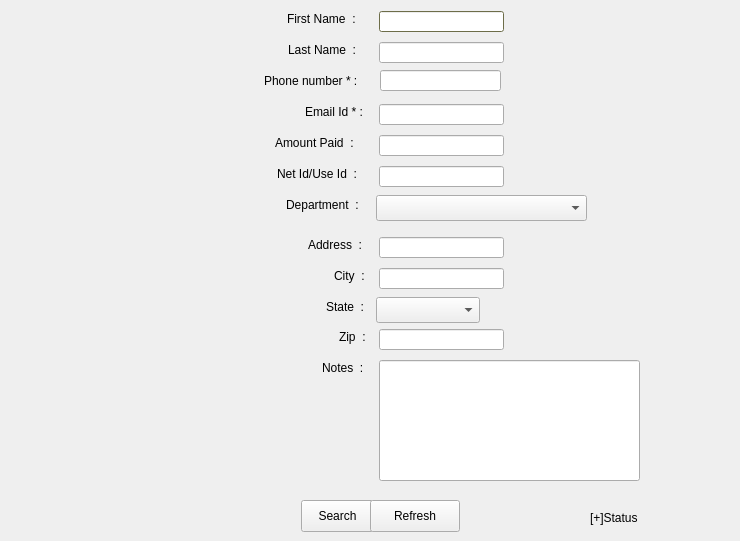
     <widget class="QWidget" name="tab_2">
      <attribute name="title">
       <string>Existing User</string>
      </attribute>
      <widget class="QLabel" name="label_lname2">
       <property name="geometry">
        <rect>
         <x>288</x>
         <y>42</y>
         <width>83</width>
         <height>16</height>
        </rect>
       </property>
       <property name="text">
        <string>Last Name  :</string>
       </property>
      </widget>
      <widget class="QLineEdit" name="lineEdit_netid2">
       <property name="geometry">
        <rect>
         <x>379</x>
         <y>166</y>
         <width>125</width>
         <height>21</height>
        </rect>
       </property>
       <property name="maxLength">
        <number>6</number>
       </property>
       <property name="readOnly">
        <bool>true</bool>
       </property>
      </widget>
      <widget class="QLabel" name="label_address2">
       <property name="geometry">
        <rect>
         <x>308</x>
         <y>237</y>
         <width>63</width>
         <height>16</height>
        </rect>
       </property>
       <property name="text">
        <string>Address  :</string>
       </property>
      </widget>
      <widget class="QLineEdit" name="lineEdit_emailid2">
       <property name="geometry">
        <rect>
         <x>379</x>
         <y>104</y>
         <width>125</width>
         <height>21</height>
        </rect>
       </property>
       <property name="maxLength">
        <number>50</number>
       </property>
      </widget>
      <widget class="QLineEdit" name="lineEdit_lname2">
       <property name="geometry">
        <rect>
         <x>379</x>
         <y>42</y>
         <width>125</width>
         <height>21</height>
        </rect>
       </property>
       <property name="maxLength">
        <number>10</number>
       </property>
       <property name="readOnly">
        <bool>true</bool>
       </property>
      </widget>
      <widget class="QLabel" name="label_phone2">
       <property name="geometry">
        <rect>
         <x>264</x>
         <y>73</y>
         <width>107</width>
         <height>16</height>
        </rect>
       </property>
       <property name="text">
        <string>Phone number * :</string>
       </property>
      </widget>
      <widget class="QComboBox" name="comboBox_department2">
       <property name="enabled">
        <bool>true</bool>
       </property>
       <property name="geometry">
        <rect>
         <x>376</x>
         <y>195</y>
         <width>211</width>
         <height>26</height>
        </rect>
       </property>
       <property name="acceptDrops">
        <bool>false</bool>
       </property>
       <property name="editable">
        <bool>false</bool>
       </property>
      </widget>
      <widget class="QLabel" name="label_Notes2">
       <property name="geometry">
        <rect>
         <x>322</x>
         <y>360</y>
         <width>49</width>
         <height>16</height>
        </rect>
       </property>
       <property name="text">
        <string>Notes  :</string>
       </property>
      </widget>
      <widget class="QLineEdit" name="lineEdit_address2">
       <property name="geometry">
        <rect>
         <x>379</x>
         <y>237</y>
         <width>125</width>
         <height>21</height>
        </rect>
       </property>
       <property name="maxLength">
        <number>30</number>
       </property>
       <property name="readOnly">
        <bool>true</bool>
       </property>
      </widget>
      <widget class="QLineEdit" name="lineEdit_notes2">
       <property name="geometry">
        <rect>
         <x>379</x>
         <y>360</y>
         <width>261</width>
         <height>121</height>
        </rect>
       </property>
       <property name="sizePolicy">
        <sizepolicy hsizetype="Minimum" vsizetype="Expanding">
         <horstretch>30</horstretch>
         <verstretch>40</verstretch>
        </sizepolicy>
       </property>
       <property name="maxLength">
        <number>200</number>
       </property>
       <property name="readOnly">
        <bool>true</bool>
       </property>
      </widget>
      <widget class="QLineEdit" name="lineEdit_fname2">
       <property name="geometry">
        <rect>
         <x>379</x>
         <y>11</y>
         <width>125</width>
         <height>21</height>
        </rect>
       </property>
       <property name="palette">
        <palette>
         <active>
          <colorrole role="WindowText">
           <brush brushstyle="SolidPattern">
            <color alpha="255">
             <red>0</red>
             <green>0</green>
             <blue>0</blue>
            </color>
           </brush>
          </colorrole>
          <colorrole role="Button">
           <brush brushstyle="SolidPattern">
            <color alpha="255">
             <red>153</red>
             <green>153</green>
             <blue>102</blue>
            </color>
           </brush>
          </colorrole>
          <colorrole role="Light">
           <brush brushstyle="SolidPattern">
            <color alpha="255">
             <red>230</red>
             <green>230</green>
             <blue>153</blue>
            </color>
           </brush>
          </colorrole>
          <colorrole role="Midlight">
           <brush brushstyle="SolidPattern">
            <color alpha="255">
             <red>191</red>
             <green>191</green>
             <blue>127</blue>
            </color>
           </brush>
          </colorrole>
          <colorrole role="Dark">
           <brush brushstyle="SolidPattern">
            <color alpha="255">
             <red>76</red>
             <green>76</green>
             <blue>51</blue>
            </color>
           </brush>
          </colorrole>
          <colorrole role="Mid">
           <brush brushstyle="SolidPattern">
            <color alpha="255">
             <red>102</red>
             <green>102</green>
             <blue>68</blue>
            </color>
           </brush>
          </colorrole>
          <colorrole role="Text">
           <brush brushstyle="SolidPattern">
            <color alpha="255">
             <red>0</red>
             <green>0</green>
             <blue>0</blue>
            </color>
           </brush>
          </colorrole>
          <colorrole role="BrightText">
           <brush brushstyle="SolidPattern">
            <color alpha="255">
             <red>255</red>
             <green>255</green>
             <blue>255</blue>
            </color>
           </brush>
          </colorrole>
          <colorrole role="ButtonText">
           <brush brushstyle="SolidPattern">
            <color alpha="255">
             <red>0</red>
             <green>0</green>
             <blue>0</blue>
            </color>
           </brush>
          </colorrole>
          <colorrole role="Base">
           <brush brushstyle="SolidPattern">
            <color alpha="255">
             <red>255</red>
             <green>255</green>
             <blue>255</blue>
            </color>
           </brush>
          </colorrole>
          <colorrole role="Window">
           <brush brushstyle="SolidPattern">
            <color alpha="255">
             <red>153</red>
             <green>153</green>
             <blue>102</blue>
            </color>
           </brush>
          </colorrole>
          <colorrole role="Shadow">
           <brush brushstyle="SolidPattern">
            <color alpha="255">
             <red>0</red>
             <green>0</green>
             <blue>0</blue>
            </color>
           </brush>
          </colorrole>
          <colorrole role="AlternateBase">
           <brush brushstyle="SolidPattern">
            <color alpha="255">
             <red>204</red>
             <green>204</green>
             <blue>178</blue>
            </color>
           </brush>
          </colorrole>
          <colorrole role="ToolTipBase">
           <brush brushstyle="SolidPattern">
            <color alpha="255">
             <red>255</red>
             <green>255</green>
             <blue>220</blue>
            </color>
           </brush>
          </colorrole>
          <colorrole role="ToolTipText">
           <brush brushstyle="SolidPattern">
            <color alpha="255">
             <red>0</red>
             <green>0</green>
             <blue>0</blue>
            </color>
           </brush>
          </colorrole>
         </active>
         <inactive>
          <colorrole role="WindowText">
           <brush brushstyle="SolidPattern">
            <color alpha="255">
             <red>0</red>
             <green>0</green>
             <blue>0</blue>
            </color>
           </brush>
          </colorrole>
          <colorrole role="Button">
           <brush brushstyle="SolidPattern">
            <color alpha="255">
             <red>153</red>
             <green>153</green>
             <blue>102</blue>
            </color>
           </brush>
          </colorrole>
          <colorrole role="Light">
           <brush brushstyle="SolidPattern">
            <color alpha="255">
             <red>230</red>
             <green>230</green>
             <blue>153</blue>
            </color>
           </brush>
          </colorrole>
          <colorrole role="Midlight">
           <brush brushstyle="SolidPattern">
            <color alpha="255">
             <red>191</red>
             <green>191</green>
             <blue>127</blue>
            </color>
           </brush>
          </colorrole>
          <colorrole role="Dark">
           <brush brushstyle="SolidPattern">
            <color alpha="255">
             <red>76</red>
             <green>76</green>
             <blue>51</blue>
            </color>
           </brush>
          </colorrole>
          <colorrole role="Mid">
           <brush brushstyle="SolidPattern">
            <color alpha="255">
             <red>102</red>
             <green>102</green>
             <blue>68</blue>
            </color>
           </brush>
          </colorrole>
          <colorrole role="Text">
           <brush brushstyle="SolidPattern">
            <color alpha="255">
             <red>0</red>
             <green>0</green>
             <blue>0</blue>
            </color>
           </brush>
          </colorrole>
          <colorrole role="BrightText">
           <brush brushstyle="SolidPattern">
            <color alpha="255">
             <red>255</red>
             <green>255</green>
             <blue>255</blue>
            </color>
           </brush>
          </colorrole>
          <colorrole role="ButtonText">
           <brush brushstyle="SolidPattern">
            <color alpha="255">
             <red>0</red>
             <green>0</green>
             <blue>0</blue>
            </color>
           </brush>
          </colorrole>
          <colorrole role="Base">
           <brush brushstyle="SolidPattern">
            <color alpha="255">
             <red>255</red>
             <green>255</green>
             <blue>255</blue>
            </color>
           </brush>
          </colorrole>
          <colorrole role="Window">
           <brush brushstyle="SolidPattern">
            <color alpha="255">
             <red>153</red>
             <green>153</green>
             <blue>102</blue>
            </color>
           </brush>
          </colorrole>
          <colorrole role="Shadow">
           <brush brushstyle="SolidPattern">
            <color alpha="255">
             <red>0</red>
             <green>0</green>
             <blue>0</blue>
            </color>
           </brush>
          </colorrole>
          <colorrole role="AlternateBase">
           <brush brushstyle="SolidPattern">
            <color alpha="255">
             <red>204</red>
             <green>204</green>
             <blue>178</blue>
            </color>
           </brush>
          </colorrole>
          <colorrole role="ToolTipBase">
           <brush brushstyle="SolidPattern">
            <color alpha="255">
             <red>255</red>
             <green>255</green>
             <blue>220</blue>
            </color>
           </brush>
          </colorrole>
          <colorrole role="ToolTipText">
           <brush brushstyle="SolidPattern">
            <color alpha="255">
             <red>0</red>
             <green>0</green>
             <blue>0</blue>
            </color>
           </brush>
          </colorrole>
         </inactive>
         <disabled>
          <colorrole role="WindowText">
           <brush brushstyle="SolidPattern">
            <color alpha="255">
             <red>76</red>
             <green>76</green>
             <blue>51</blue>
            </color>
           </brush>
          </colorrole>
          <colorrole role="Button">
           <brush brushstyle="SolidPattern">
            <color alpha="255">
             <red>153</red>
             <green>153</green>
             <blue>102</blue>
            </color>
           </brush>
          </colorrole>
          <colorrole role="Light">
           <brush brushstyle="SolidPattern">
            <color alpha="255">
             <red>230</red>
             <green>230</green>
             <blue>153</blue>
            </color>
           </brush>
          </colorrole>
          <colorrole role="Midlight">
           <brush brushstyle="SolidPattern">
            <color alpha="255">
             <red>191</red>
             <green>191</green>
             <blue>127</blue>
            </color>
           </brush>
          </colorrole>
          <colorrole role="Dark">
           <brush brushstyle="SolidPattern">
            <color alpha="255">
             <red>76</red>
             <green>76</green>
             <blue>51</blue>
            </color>
           </brush>
          </colorrole>
          <colorrole role="Mid">
           <brush brushstyle="SolidPattern">
            <color alpha="255">
             <red>102</red>
             <green>102</green>
             <blue>68</blue>
            </color>
           </brush>
          </colorrole>
          <colorrole role="Text">
           <brush brushstyle="SolidPattern">
            <color alpha="255">
             <red>76</red>
             <green>76</green>
             <blue>51</blue>
            </color>
           </brush>
          </colorrole>
          <colorrole role="BrightText">
           <brush brushstyle="SolidPattern">
            <color alpha="255">
             <red>255</red>
             <green>255</green>
             <blue>255</blue>
            </color>
           </brush>
          </colorrole>
          <colorrole role="ButtonText">
           <brush brushstyle="SolidPattern">
            <color alpha="255">
             <red>76</red>
             <green>76</green>
             <blue>51</blue>
            </color>
           </brush>
          </colorrole>
          <colorrole role="Base">
           <brush brushstyle="SolidPattern">
            <color alpha="255">
             <red>153</red>
             <green>153</green>
             <blue>102</blue>
            </color>
           </brush>
          </colorrole>
          <colorrole role="Window">
           <brush brushstyle="SolidPattern">
            <color alpha="255">
             <red>153</red>
             <green>153</green>
             <blue>102</blue>
            </color>
           </brush>
          </colorrole>
          <colorrole role="Shadow">
           <brush brushstyle="SolidPattern">
            <color alpha="255">
             <red>0</red>
             <green>0</green>
             <blue>0</blue>
            </color>
           </brush>
          </colorrole>
          <colorrole role="AlternateBase">
           <brush brushstyle="SolidPattern">
            <color alpha="255">
             <red>153</red>
             <green>153</green>
             <blue>102</blue>
            </color>
           </brush>
          </colorrole>
          <colorrole role="ToolTipBase">
           <brush brushstyle="SolidPattern">
            <color alpha="255">
             <red>255</red>
             <green>255</green>
             <blue>220</blue>
            </color>
           </brush>
          </colorrole>
          <colorrole role="ToolTipText">
           <brush brushstyle="SolidPattern">
            <color alpha="255">
             <red>0</red>
             <green>0</green>
             <blue>0</blue>
            </color>
           </brush>
          </colorrole>
         </disabled>
        </palette>
       </property>
       <property name="autoFillBackground">
        <bool>false</bool>
       </property>
       <property name="inputMethodHints">
        <set>Qt::ImhNone</set>
       </property>
       <property name="maxLength">
        <number>10</number>
       </property>
       <property name="readOnly">
        <bool>true</bool>
       </property>
      </widget>
      <widget class="QLabel" name="label_department2">
       <property name="geometry">
        <rect>
         <x>286</x>
         <y>197</y>
         <width>85</width>
         <height>16</height>
        </rect>
       </property>
       <property name="text">
        <string>Department  :</string>
       </property>
      </widget>
      <widget class="QLabel" name="label_city2">
       <property name="geometry">
        <rect>
         <x>334</x>
         <y>268</y>
         <width>37</width>
         <height>16</height>
        </rect>
       </property>
       <property name="text">
        <string>City  :</string>
       </property>
      </widget>
      <widget class="QLabel" name="label_netid2">
       <property name="geometry">
        <rect>
         <x>277</x>
         <y>166</y>
         <width>94</width>
         <height>16</height>
        </rect>
       </property>
       <property name="text">
        <string>Net Id/Use Id  :</string>
       </property>
      </widget>
      <widget class="QLabel" name="label_state2">
       <property name="geometry">
        <rect>
         <x>326</x>
         <y>299</y>
         <width>45</width>
         <height>16</height>
        </rect>
       </property>
       <property name="text">
        <string>State  :</string>
       </property>
      </widget>
      <widget class="QComboBox" name="comboBox_state2">
       <property name="enabled">
        <bool>true</bool>
       </property>
       <property name="geometry">
        <rect>
         <x>376</x>
         <y>297</y>
         <width>104</width>
         <height>26</height>
        </rect>
       </property>
       <property name="acceptDrops">
        <bool>false</bool>
       </property>
      </widget>
      <widget class="QLineEdit" name="lineEdit_amount2">
       <property name="geometry">
        <rect>
         <x>379</x>
         <y>135</y>
         <width>125</width>
         <height>21</height>
        </rect>
       </property>
       <property name="maxLength">
        <number>3</number>
       </property>
       <property name="readOnly">
        <bool>true</bool>
       </property>
      </widget>
      <widget class="QLineEdit" name="lineEdit_city2">
       <property name="geometry">
        <rect>
         <x>379</x>
         <y>268</y>
         <width>125</width>
         <height>21</height>
        </rect>
       </property>
       <property name="maxLength">
        <number>20</number>
       </property>
       <property name="readOnly">
        <bool>true</bool>
       </property>
      </widget>
      <widget class="QLineEdit" name="lineEdit_zip2">
       <property name="geometry">
        <rect>
         <x>379</x>
         <y>329</y>
         <width>125</width>
         <height>21</height>
        </rect>
       </property>
       <property name="maxLength">
        <number>5</number>
       </property>
       <property name="readOnly">
        <bool>false</bool>
       </property>
      </widget>
      <widget class="QLabel" name="label_zip2">
       <property name="geometry">
        <rect>
         <x>339</x>
         <y>329</y>
         <width>32</width>
         <height>16</height>
        </rect>
       </property>
       <property name="text">
        <string>Zip  :</string>
       </property>
      </widget>
      <widget class="QLabel" name="label_amount2">
       <property name="geometry">
        <rect>
         <x>275</x>
         <y>135</y>
         <width>96</width>
         <height>16</height>
        </rect>
       </property>
       <property name="text">
        <string>Amount Paid  :</string>
       </property>
      </widget>
      <widget class="QLabel" name="label_emailid2">
       <property name="geometry">
        <rect>
         <x>305</x>
         <y>104</y>
         <width>66</width>
         <height>16</height>
        </rect>
       </property>
       <property name="text">
        <string>Email Id * :</string>
       </property>
      </widget>
      <widget class="QLabel" name="label_fname2">
       <property name="geometry">
        <rect>
         <x>287</x>
         <y>11</y>
         <width>84</width>
         <height>16</height>
        </rect>
       </property>
       <property name="text">
        <string>First Name  :</string>
       </property>
      </widget>
      <widget class="QLineEdit" name="lineEdit_phone2">
       <property name="geometry">
        <rect>
         <x>380</x>
         <y>70</y>
         <width>121</width>
         <height>21</height>
        </rect>
       </property>
       <property name="maxLength">
        <number>10</number>
       </property>
      </widget>
      <widget class="QPushButton" name="pushButton_search2">
       <property name="geometry">
        <rect>
         <x>301</x>
         <y>500</y>
         <width>73</width>
         <height>32</height>
        </rect>
       </property>
       <property name="text">
        <string>Search</string>
       </property>
      </widget>
      <widget class="QPushButton" name="pushButton_Refresh2">
       <property name="geometry">
        <rect>
         <x>370</x>
         <y>500</y>
         <width>90</width>
         <height>32</height>
        </rect>
       </property>
       <property name="text">
        <string>Refresh</string>
       </property>
      </widget>
      <widget class="QLabel" name="label_status2">
       <property name="geometry">
        <rect>
         <x>590</x>
         <y>510</y>
         <width>141</width>
         <height>16</height>
        </rect>
       </property>
       <property name="text">
        <string>[+]Status</string>
       </property>
      </widget>
     </widget>
